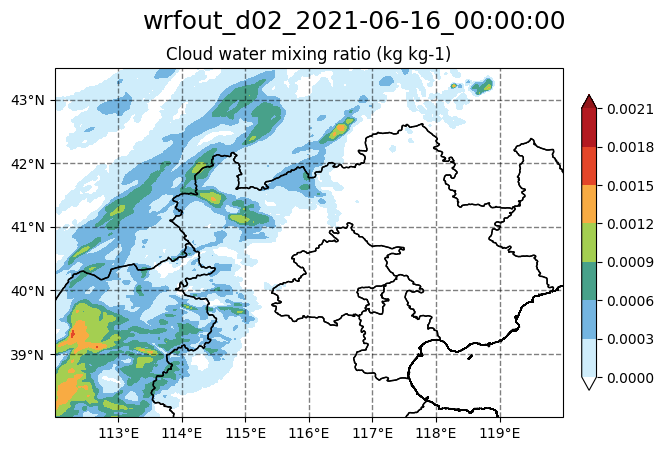

The script that saved this image:
import cmaps
import numpy as np
import netCDF4 as nc
import cartopy.crs as ccrs
import matplotlib.pyplot as plt
import cartopy.feature as cfeature
import cartopy.io.shapereader as shapereader
from wrf import getvar, ALL_TIMES
from cartopy.mpl.ticker import LongitudeFormatter, LatitudeFormatter  # 导入Cartopy专门提供的经纬度的Formatter

shp_path = '/public/data/shps/CHN_adm1.shp'  # 切记路径一定要英文，血的教训！！！

path = '/public/home/premopr/data/CFDDA/CAMS10CASE_2023/GEJBGDRA_20210616/2021061606_air_ctrl/WRF_F/'
file = 'wrfout_d02_2021-06-16_00:00:00'
filepath = path + file

fig  = plt.figure(figsize = (8, 4.8))  # 创建画布
proj = ccrs.PlateCarree()  # 创建投影，选择cartopy的默认投影
ax   = fig.subplots(1, 1, subplot_kw = {'projection': proj})  # 子图
extent = [112, 120, 38, 43.5]  # 限定绘图范围（经纬度）

china_map = cfeature.ShapelyFeature(shapereader.Reader(shp_path).geometries(), proj, edgecolor = 'k', facecolor = 'none')
ax.add_feature(china_map, linewidth = 1)  # 添加读取的数据，设置线宽
ax.set_extent(extent, crs = proj)

# 设置坐标轴
ax.set_xticks(np.arange(113, 120, 1))
ax.set_yticks(np.arange(39, 43.5, 1))
ax.xaxis.set_major_formatter(LongitudeFormatter())
ax.yaxis.set_major_formatter(LatitudeFormatter())

# 设置网格线
gl = ax.gridlines(crs=ccrs.PlateCarree(), linewidth = 1, color = 'k', alpha = 0.5, linestyle = '--')  # draw_labels = True自动添加坐标轴

# 读取nc文件
ncfile = nc.Dataset(filepath)
QCLOUD = getvar(ncfile, 'QCLOUD', timeidx = ALL_TIMES)  # timeidx = ALL_TIMES提取所有时刻的值
XLAT = getvar(ncfile, 'XLAT')
XLONG = getvar(ncfile, 'XLONG')

# 画等值线图
contourf = ax.contourf(XLONG, XLAT, QCLOUD[40, 20, :, :], 
                       levels=np.arange(0, 0.0024, 0.0003),  # colorbar范围与间隔
                       transform=ccrs.PlateCarree(), 
                       cmap = cmaps.WhiteBlueGreenYellowRed,  # 用NCL颜色映射表
                       extend = 'both')  # 控制colorbar两端是否允许扩充，扩充后生成尖角，可选择的变量有'neither','both', 'min', 'max'。需要注意，该参数不仅是生成尖角，填色亦会出现变化。
cbar = fig.colorbar(contourf, orientation='vertical',  # orientation='vertical' / 'horizontal'（垂直 / 水平）
                    pad=0.03, aspect=20, shrink=0.8)  # pad：与子图距离；aspect：长宽比例；shrink：收缩比例

ax.set_title('Cloud water mixing ratio (kg kg-1)')
plt.suptitle('wrfout_d02_2021-06-16_00:00:00', fontsize = 18)

plt.savefig('wrfout_draw_02', bbox_inches='tight')
